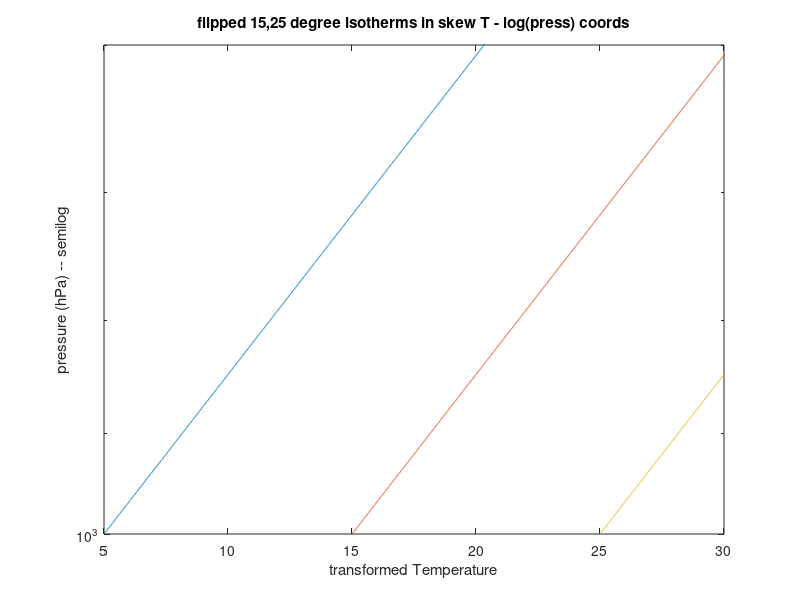

Reproduce this figure in MATLAB.
%step 3:  label the temperatures and adjust the size of the plot

function plot_three()
   press=1.:0.1:1000.;
   skew=30.;
   Temp5=5;
   Temp15=15;
   Temp25=25;
   figure(3)
   clf;
   semilogy(convertTempToSkew(Temp5,press,skew),press);
   hold on;
   semilogy(convertTempToSkew(Temp15,press,skew),press);
   semilogy(convertTempToSkew(Temp25,press,skew),press);
   set(gca,'yscale','log','ydir','reverse');
   hold off;
   title('flipped 15,25 degree isotherms in skew T - log(press) coords')
   ylabel('pressure (hPa) -- semilog')
   xlabel('transformed Temperature')
   %now make nice temperature labels
   %make the text labels in deg C, but place them
   %along the skewed coordinate
   TempTickLabels=5:5:30;
   TempTickCoords=TempTickLabels;
   skewTickCoords=convertTempToSkew(TempTickCoords,1.e3,skew);
   set(gca,'xtick',skewTickCoords);
   set(gca,'xticklabel',TempTickLabels);
   %
   %plot only 5-30 degrees and 100-600 hPa
   skewLimits=convertTempToSkew([5,30],1.e3,skew);
   axis([skewLimits(1),skewLimits(2),600,1.e3]);
end

function skewX=convertTempToSkew(Temp,press,skew)
     %input Temp  in degC and press in hPa
     %output transformed Temp in potting coords
     if(press > 1000);
       fprintf('press %f is more than 1000 hPa, expecting mililbars',press)
     end
     if(Temp > 100);
       fprintf('Temp %f is more than 100 degC, expecting centigrade',Temp)
     end
     skewX=Temp - skew*log(press);
end     
